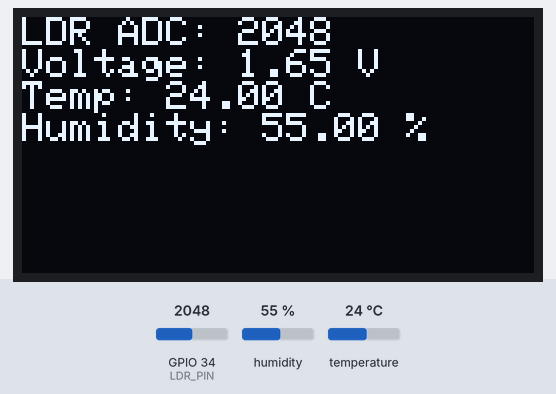
A program run on a simulated ESP32. On the bench: 128×64 one-colour display. Inputs (shaded band) come from the test bench; at power-on: humidity 55 %, GPIO 34 (LDR_PIN) = 2048, temperature 24 °C.

Above: at 2.2 s.
2.3 s: humidity set to 22 %
At 3.6 s:
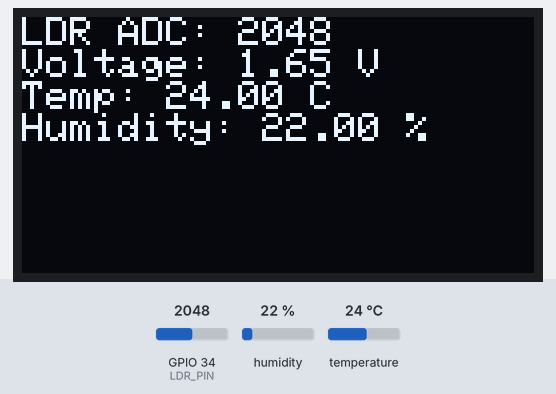
4.7 s: GPIO 34 (LDR_PIN) set to 2866
At 5.2 s:
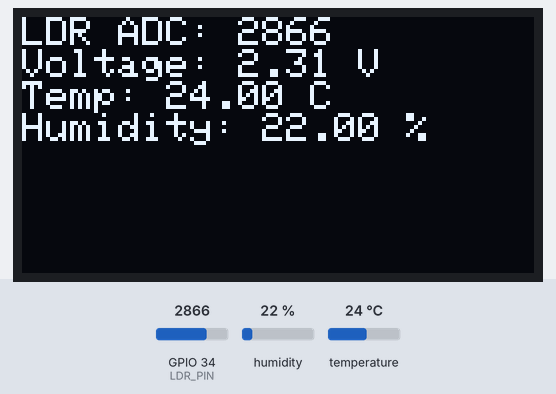
6.3 s: temperature set to 12 °C
At 8.6 s:
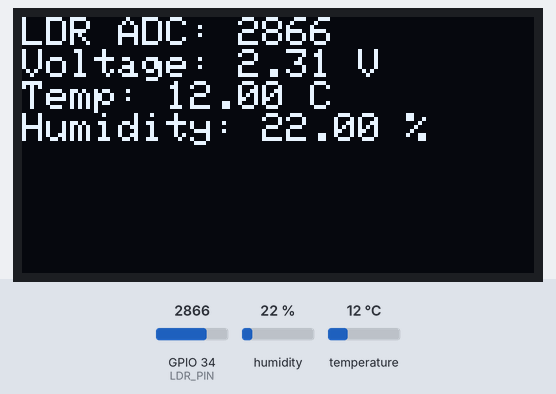
8.9 s: GPIO 34 (LDR_PIN) set to 3603
At 10.2 s:
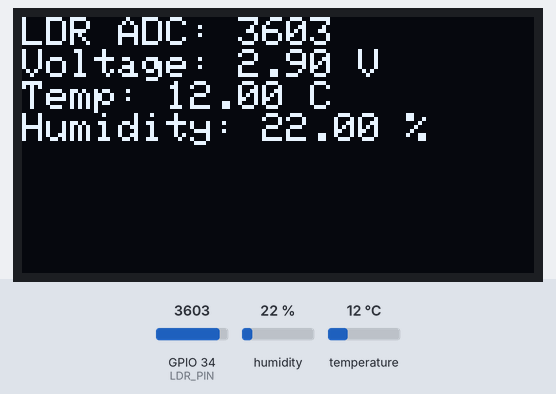
10.5 s: humidity set to 40 %
At 12.7 s:
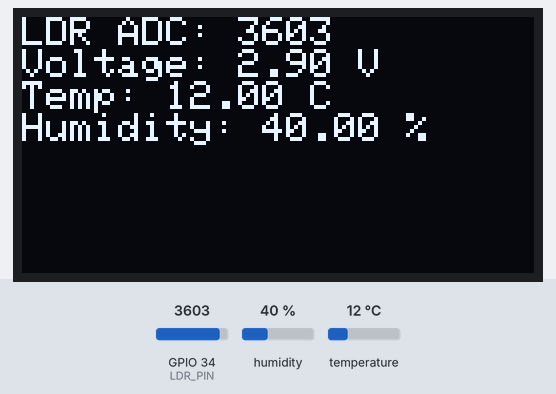
13.2 s: GPIO 34 (LDR_PIN) set to 4095
At 14.3 s:
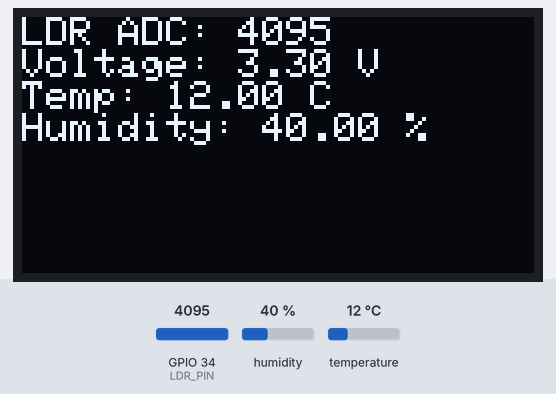
Timing chart, 0 to 15.8 s (numbered marks = the images above; inputs shaded):
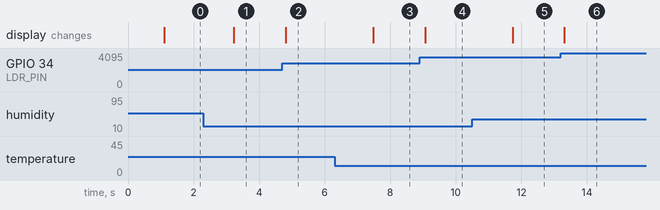

Measured:
- after the input at 2.3 s, the display: changes after 0.93 s (image 1)
- after the input at 4.7 s, the display: changes after 0.11 s (image 2)
- after the input at 6.3 s, the display: changes after 1.2 s (image 3)
- after the input at 8.9 s, the display: changes after 0.16 s (image 4)
- after the input at 10.5 s, the display: changes after 1.2 s (image 5)
- after the input at 13.2 s, the display: changes after 0.11 s (image 6)

The program:

main.cpp
```cpp
#include <Arduino.h>
#include <Wire.h>
#include <Adafruit_GFX.h>
#include <Adafruit_SSD1306.h>
#include <DHT.h>

#define LDR_PIN 34
#define SDA_PIN 21
#define SCL_PIN 22
#define SCREEN_WIDTH 128
#define SCREEN_HEIGHT 64
#define DHTPIN 14
#define DHTTYPE DHT11

Adafruit_SSD1306 display(SCREEN_WIDTH, SCREEN_HEIGHT, &Wire, -1);

DHT dht(DHTPIN, DHTTYPE);

void setup() {
  Serial.begin(115200);
  Wire.begin(SDA_PIN, SCL_PIN);
  display.begin(SSD1306_SWITCHCAPVCC, 0x3C);

  display.clearDisplay();
  display.setTextColor(SSD1306_WHITE);
  display.setTextSize(1);
  display.setCursor(0, 0);
  display.println("Initializing...");
  display.display();

  // Initialize DHT sensor
  dht.begin();
  delay(1000);
}

void loop() {
  int adcValue = analogRead(LDR_PIN);
  float voltage = (adcValue / 4095.0) * 3.3;
  float temperature = dht.readTemperature();
  float humidity = dht.readHumidity();

  // Check if read failed
  if (isnan(temperature) || isnan(humidity)) {
    Serial.println("Error reading DHT22 sensor!");
    return;
  }

  display.clearDisplay();
  display.setTextSize(1);
  display.setCursor(0,0);
  display.print("LDR ADC: "); display.println(adcValue);
  display.print("Voltage: "); display.print(voltage, 2); display.println(" V");
  display.print("Temp: ");
  display.print(temperature);
  display.println(" C");
  display.print("Humidity: ");
  display.print(humidity);
  display.println(" %");
  display.display();

  delay(500);
}
```
